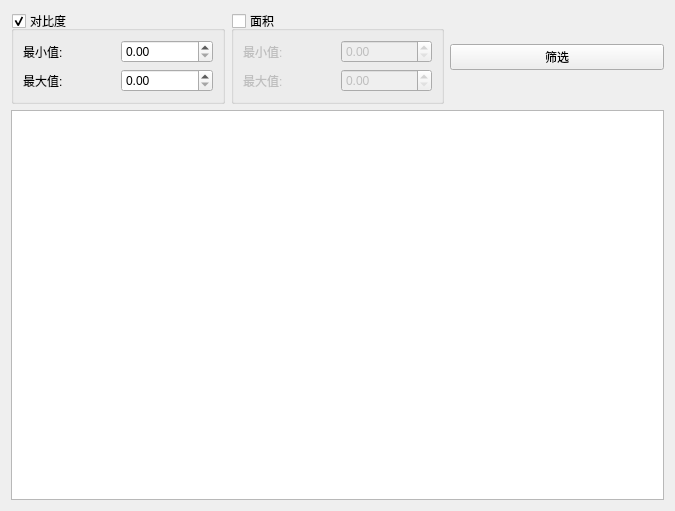
<?xml version="1.0" encoding="UTF-8"?>
<ui version="4.0">
 <class>UI</class>
 <widget class="QWidget" name="UI">
  <property name="geometry">
   <rect>
    <x>0</x>
    <y>0</y>
    <width>675</width>
    <height>511</height>
   </rect>
  </property>
  <property name="windowTitle">
   <string>Form</string>
  </property>
  <layout class="QVBoxLayout" name="verticalLayout">
   <item>
    <layout class="QHBoxLayout" name="horizontalLayout">
     <item>
      <widget class="QGroupBox" name="contrast_ratio_groupbox">
       <property name="title">
        <string>对比度</string>
       </property>
       <property name="checkable">
        <bool>true</bool>
       </property>
       <layout class="QGridLayout" name="gridLayout">
        <item row="0" column="0">
         <widget class="QLabel" name="label">
          <property name="text">
           <string>最小值:</string>
          </property>
         </widget>
        </item>
        <item row="0" column="1">
         <widget class="QDoubleSpinBox" name="contrast_ratio_groupbox_spinbox_min"/>
        </item>
        <item row="1" column="0">
         <widget class="QLabel" name="label_3">
          <property name="text">
           <string>最大值:</string>
          </property>
         </widget>
        </item>
        <item row="1" column="1">
         <widget class="QDoubleSpinBox" name="contrast_ratio_groupbox_spinbox_max"/>
        </item>
       </layout>
      </widget>
     </item>
     <item>
      <widget class="QGroupBox" name="area_groupbox">
       <property name="title">
        <string>面积</string>
       </property>
       <property name="checkable">
        <bool>true</bool>
       </property>
       <property name="checked">
        <bool>false</bool>
       </property>
       <layout class="QGridLayout" name="gridLayout_2">
        <item row="0" column="0">
         <widget class="QLabel" name="label_2">
          <property name="text">
           <string>最小值:</string>
          </property>
         </widget>
        </item>
        <item row="0" column="1">
         <widget class="QDoubleSpinBox" name="area_double_spinbox_min"/>
        </item>
        <item row="1" column="0">
         <widget class="QLabel" name="label_4">
          <property name="text">
           <string>最大值:</string>
          </property>
         </widget>
        </item>
        <item row="1" column="1">
         <widget class="QDoubleSpinBox" name="area_double_spinbox_max"/>
        </item>
       </layout>
      </widget>
     </item>
     <item>
      <widget class="QPushButton" name="filter_button">
       <property name="text">
        <string>筛选</string>
       </property>
      </widget>
     </item>
    </layout>
   </item>
   <item>
    <widget class="QTableView" name="tableView"/>
   </item>
  </layout>
 </widget>
 <resources/>
 <connections/>
</ui>
